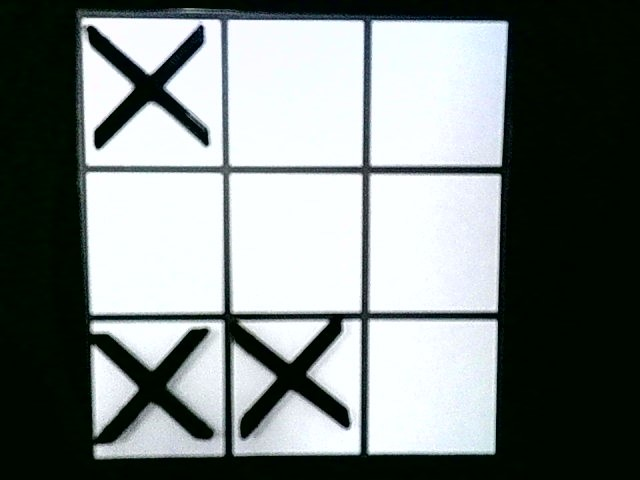
#> input picture equis.jpg, 640 x 480 px, given in place of the camera
$ python detectar_tablero.py
#> lines starting #> are read from the running program, lines starting #| are printed output that depends on the picture; after the words box and inside, x2 and y2 are one past the last pixel; in counts of white or black regions, pixels touching at a corner belong together
import cv2
import numpy as np

def detect_lines(frame):
    gray = cv2.cvtColor(frame, cv2.COLOR_BGR2GRAY)
    blur = cv2.GaussianBlur(gray, (5, 5), 0)
    edges = cv2.Canny(blur, 50, 150, apertureSize=3)
    lines = cv2.HoughLinesP(edges, 1, np.pi / 180, threshold=50, minLineLength=50, maxLineGap=10)
    return lines

def filter_lines(lines):
    horizontal_lines = []
    vertical_lines = []

    if lines is not None:
        for line in lines:
            x1, y1, x2, y2 = line[0]
            angle = np.arctan2(y2 - y1, x2 - x1) * 180. / np.pi

            # Horizontal line
            if abs(angle) < 10 or abs(angle) > 170:
                horizontal_lines.append(line)

            # Vertical line
            elif abs(angle) > 80 and abs(angle) < 100:
                vertical_lines.append(line)

    return horizontal_lines, vertical_lines

def find_intersections(horizontal_lines, vertical_lines):
    intersections = []
    for h_line in horizontal_lines:
        for v_line in vertical_lines:
            h_x1, h_y1, h_x2, h_y2 = h_line[0]
            v_x1, v_y1, v_x2, v_y2 = v_line[0]

            dx = h_x2 - h_x1
            dy = h_y2 - h_y1
            det = dx * (v_y2 - v_y1) - dy * (v_x2 - v_x1)

            if det != 0:
                xi = ((v_x2 - v_x1) * (h_x1 * h_y2 - h_x2 * h_y1) - dx * (v_x1 * v_y2 - v_x2 * v_y1)) / det
                yi = ((v_y2 - v_y1) * (h_x1 * h_y2 - h_x2 * h_y1) - dy * (v_x1 * v_y2 - v_x2 * v_y1)) / det
                intersections.append((int(xi), int(yi)))

    return intersections

def draw_lines_and_intersections(frame, horizontal_lines, vertical_lines, intersections):
    for line in horizontal_lines + vertical_lines:
        x1, y1, x2, y2 = line[0]
        cv2.line(frame, (x1, y1), (x2, y2), (255, 0, 0), 2)

    for point in intersections:
        cv2.circle(frame, point, 5, (0, 255, 0), -1)

def main():
    cap = cv2.VideoCapture(0)

    while True:
        ret, frame = cap.read()
#> frame is the input picture: shape (480, 640, 3); mean B, G, R 128.4, 129.8, 123
        if not ret:
            break

        lines = detect_lines(frame)
#> in detect_lines, `blur = cv2.GaussianBlur(gray, (5, 5), 0)`:
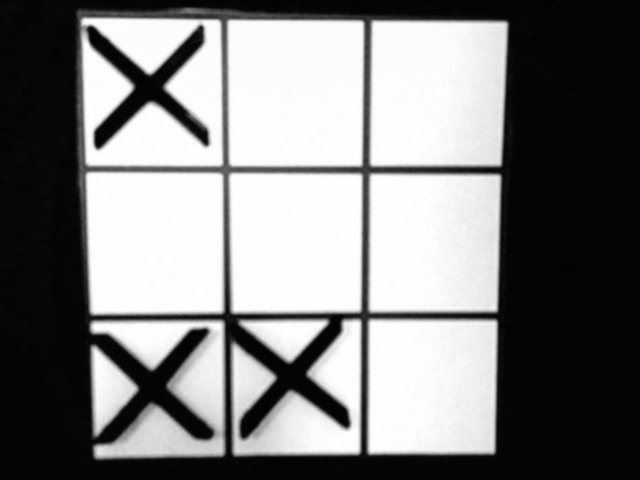
#> blur: shape (480, 640); min 2, max 255, mean 127.6
#> in detect_lines, `edges = cv2.Canny(blur, 50, 150, apertureSize=3)`:
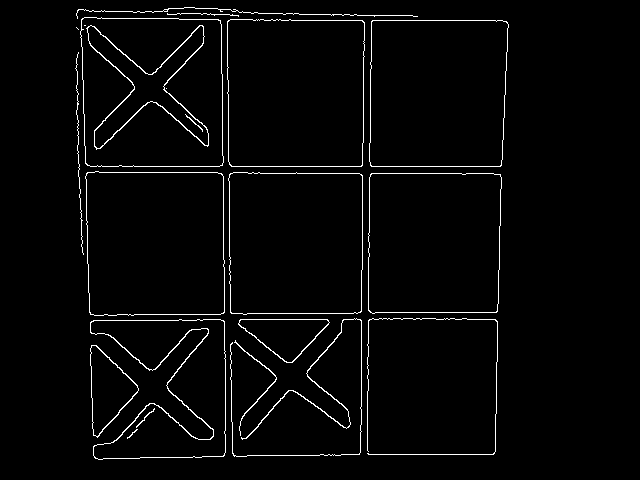
#> edges: shape (480, 640); 2.6% white in thin lines or dots, all inside (x1, y1, x2, y2) = (75, 7, 509, 460)
#> in detect_lines, `lines = cv2.HoughLinesP(edges, 1, np.pi / 180, threshold=50, minLineLe..`: lines = 45 rows, first 6: [231, 166, 500, 166], [371, 173, 493, 173], [95, 458, 246, 456], [253, 20, 502, 20], [343, 319, 421, 319], [370, 125, 371, 15]
        horizontal_lines, vertical_lines = filter_lines(lines)
#> the loop in filter_lines, `for line in lines:` made 45 passes
#> (x1, y1, x2, y2, angle) on passes 1 to 12: (231, 166, 500, 166, 0), (371, 173, 493, 173, 0), (95, 458, 246, 456, -0.759), (253, 20, 502, 20, 0), (343, 319, 421, 319, 0), (370, 125, 371, 15, -89.48), (495, 451, 498, 270, -89.05), (228, 178, 231, 313, 88.73), (78, 172, 217, 172, 0), (82, 58, 86, 200, 88.39), (222, 91, 223, 162, 89.19), (320, 454, 493, 454, 0)
#> after the loop in filter_lines, `for line in lines:`: horizontal_lines = 19 items, first 6: [[231, 166, 500, 166]], [[371, 173, 493, 173]], [[95, 458, 246, 456]], [[253, 20, 502, 20]], [[343, 319, 421, 319]], [[78, 172, 217, 172]]; vertical_lines = 20 items, first 6: [[370, 125, 371, 15]], [[495, 451, 498, 270]], [[228, 178, 231, 313]], [[82, 58, 86, 200]], [[222, 91, 223, 162]], [[361, 431, 361, 270]]
        intersections = find_intersections(horizontal_lines, vertical_lines)
#> the loop in find_intersections, `for h_line in horizontal_lines:` made 19 passes
#> h_line on passes 1 to 12: [[231, 166, 500, 166]], [[371, 173, 493, 173]], [[95, 458, 246, 456]], [[253, 20, 502, 20]], [[343, 319, 421, 319]], [[78, 172, 217, 172]], [[320, 454, 493, 454]], [[239, 12, 417, 16]], [[90, 314, 220, 314]], [[221, 313, 357, 313]], [[93, 320, 202, 320]], [[354, 312, 496, 312]]
#> after the loop in find_intersections, `for h_line in horizontal_lines:`: intersections = 380 pairs, first value -508 to -73, second value -458 to -8
        draw_lines_and_intersections(frame, horizontal_lines, vertical_lines, intersections)
#> the loop in draw_lines_and_intersections, `for line in horizontal_lines + vertical_lines:` made 39 passes
#> after the loop in draw_lines_and_intersections, `for line in horizontal_lines + vertical_lines:`:
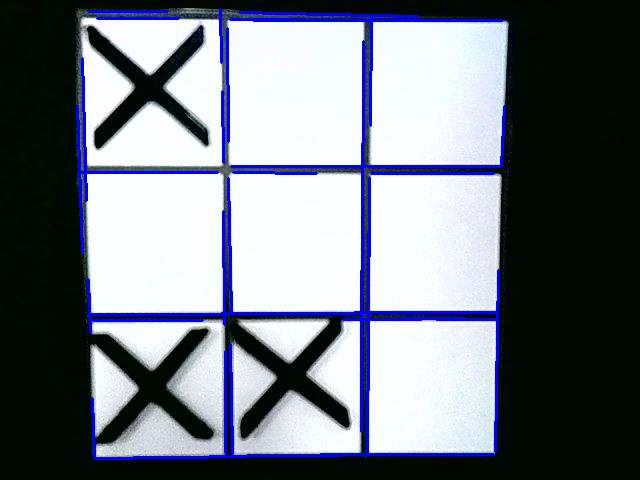
#> frame: shape (480, 640, 3); 4.35% of pixels changed, all inside (x1, y1, x2, y2) = (76, 8, 506, 460)
#> the loop in draw_lines_and_intersections, `for point in intersections:` made 380 passes
#> point on passes 1 to 3: (-369, -166), (-499, -166), (-227, -166)

        cv2.imshow("Tic Tac Toe Board Detection", frame)

        if cv2.waitKey(1) & 0xFF == ord('q'):
#> (key q is pressed here)
            break

    cap.release()
    cv2.destroyAllWindows()

if __name__ == "__main__":
    main()

$ run again, on square.jpg
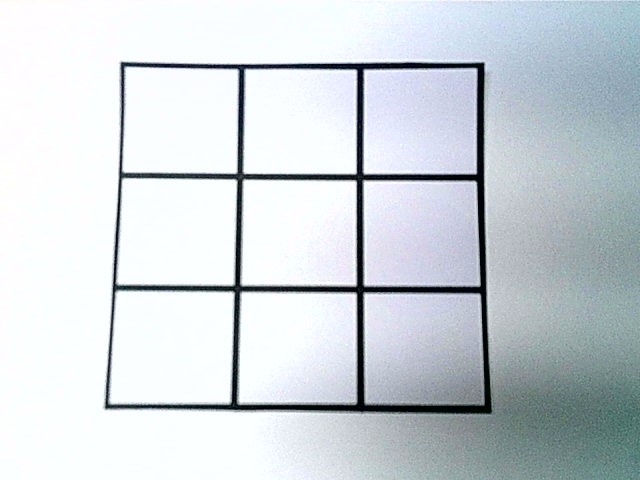
#> input picture square.jpg, 640 x 480 px, given in place of the camera
#> in main, frame is the input picture: shape (480, 640, 3); mean B, G, R 217.7, 212.8, 205.8
#> in detect_lines, `edges = cv2.Canny(blur, 50, 150, apertureSize=3)`:
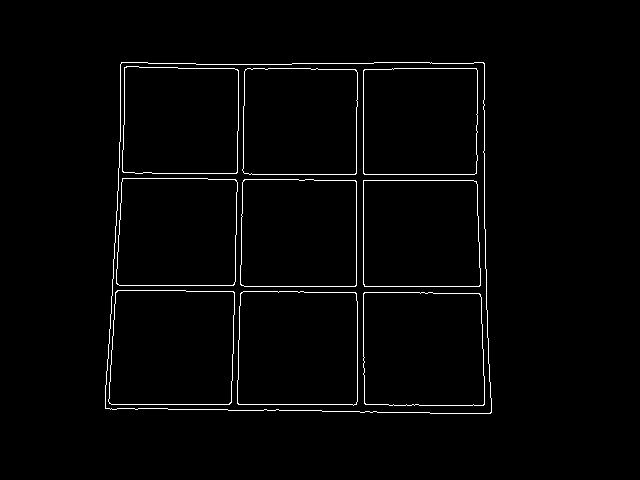
#> edges: shape (480, 640); 1.8% white in thin lines or dots, all inside (x1, y1, x2, y2) = (105, 62, 492, 414)
#> in detect_lines, `lines = cv2.HoughLinesP(edges, 1, np.pi / 180, threshold=50, minLineLe..`: lines = 40 rows, first 6: [105, 404, 393, 404], [363, 374, 363, 63], [121, 408, 291, 410], [249, 174, 484, 174], [356, 300, 356, 100], [482, 324, 484, 397]
#> the loop in filter_lines, `for line in lines:` made 40 passes
#> (x1, y1, x2, y2, angle) on passes 1 to 8: (105, 404, 393, 404, 0), (363, 374, 363, 63, -90), (121, 408, 291, 410, 0.674), (249, 174, 484, 174, 0), (356, 300, 356, 100, -90), (482, 324, 484, 397, 88.43), (240, 305, 242, 182, -89.07), (392, 68, 484, 68, 0)
#> after the loop in filter_lines, `for line in lines:`: horizontal_lines = 21 items, first 6: [[105, 404, 393, 404]], [[121, 408, 291, 410]], [[249, 174, 484, 174]], [[392, 68, 484, 68]], [[244, 286, 486, 286]], [[292, 63, 373, 63]]; vertical_lines = 19 items, first 6: [[363, 374, 363, 63]], [[356, 300, 356, 100]], [[482, 324, 484, 397]], [[240, 305, 242, 182]], [[110, 381, 115, 292]], [[109, 343, 120, 129]]
#> the loop in find_intersections, `for h_line in horizontal_lines:` made 21 passes
#> after the loop in find_intersections, `for h_line in horizontal_lines:`: intersections = 399 pairs, first value -490 to -104, second value -412 to -59
#> the loop in draw_lines_and_intersections, `for line in horizontal_lines + vertical_lines:` made 40 passes
#> after the loop in draw_lines_and_intersections, `for line in horizontal_lines + vertical_lines:`:
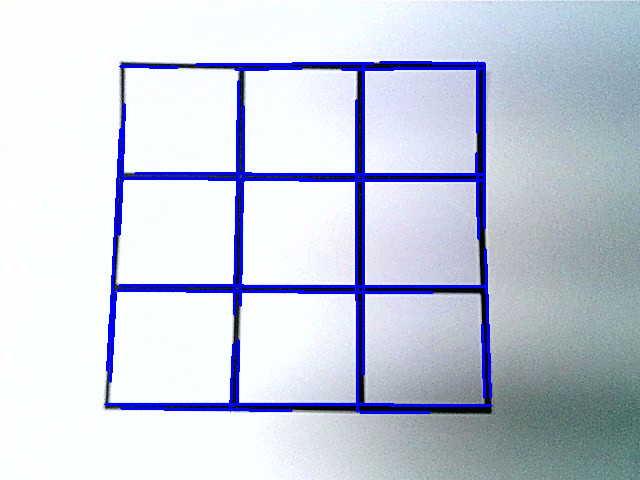
#> frame: shape (480, 640, 3); 4.6% of pixels changed, all inside (x1, y1, x2, y2) = (104, 61, 493, 414)
#> the loop in draw_lines_and_intersections, `for point in intersections:` made 399 passes
#> point on passes 1 to 3: (-363, -404), (-356, -404), (-484, -404)

$ run again, on prueba.png
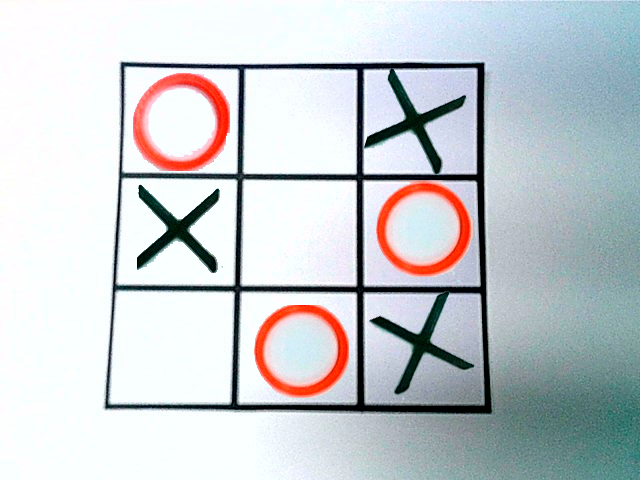
#> input picture prueba.png, 640 x 480 px, given in place of the camera
#> in main, frame is the input picture: shape (480, 640, 3); mean B, G, R 207.2, 203.7, 199
#> in detect_lines, `edges = cv2.Canny(blur, 50, 150, apertureSize=3)`:
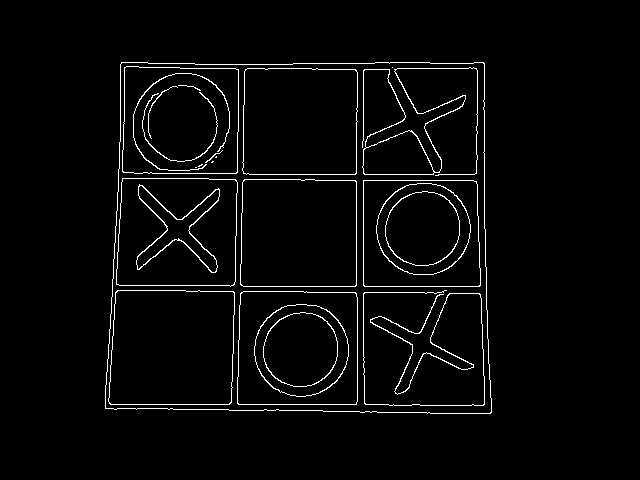
#> edges: shape (480, 640); 2.9% white in thin lines or dots, all inside (x1, y1, x2, y2) = (105, 62, 492, 414)
#> in detect_lines, `lines = cv2.HoughLinesP(edges, 1, np.pi / 180, threshold=50, minLineLe..`: lines = 43 rows, first 6: [363, 374, 363, 63], [105, 404, 393, 404], [123, 408, 293, 410], [476, 151, 480, 285], [246, 174, 484, 174], [243, 286, 486, 286]
#> the loop in filter_lines, `for line in lines:` made 43 passes
#> (x1, y1, x2, y2, angle) on passes 1 to 8: (363, 374, 363, 63, -90), (105, 404, 393, 404, 0), (123, 408, 293, 410, 0.674), (476, 151, 480, 285, 88.29), (246, 174, 484, 174, 0), (243, 286, 486, 286, 0), (247, 68, 317, 68, 0), (239, 339, 240, 264, -89.24)
#> after the loop in filter_lines, `for line in lines:`: horizontal_lines = 21 items, first 6: [[105, 404, 393, 404]], [[123, 408, 293, 410]], [[246, 174, 484, 174]], [[243, 286, 486, 286]], [[247, 68, 317, 68]], [[121, 62, 252, 64]]; vertical_lines = 19 items, first 6: [[363, 374, 363, 63]], [[476, 151, 480, 285]], [[239, 339, 240, 264]], [[484, 228, 484, 63]], [[110, 328, 120, 130]], [[110, 381, 115, 292]]
#> the loop in find_intersections, `for h_line in horizontal_lines:` made 21 passes
#> after the loop in find_intersections, `for h_line in horizontal_lines:`: intersections = 399 pairs, first value -491 to -104, second value -413 to -61
#> the loop in draw_lines_and_intersections, `for line in horizontal_lines + vertical_lines:` made 40 passes
#> after the loop in draw_lines_and_intersections, `for line in horizontal_lines + vertical_lines:`:
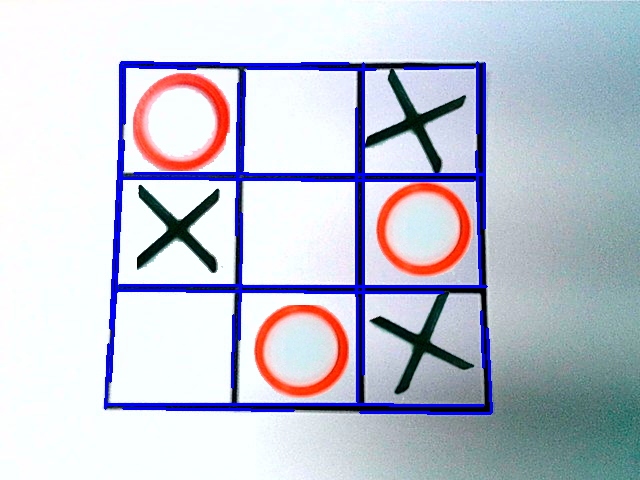
#> frame: shape (480, 640, 3); 4.64% of pixels changed, all inside (x1, y1, x2, y2) = (104, 61, 493, 415)
#> the loop in draw_lines_and_intersections, `for point in intersections:` made 399 passes
#> point on passes 1 to 3: (-363, -404), (-483, -404), (-238, -404)
